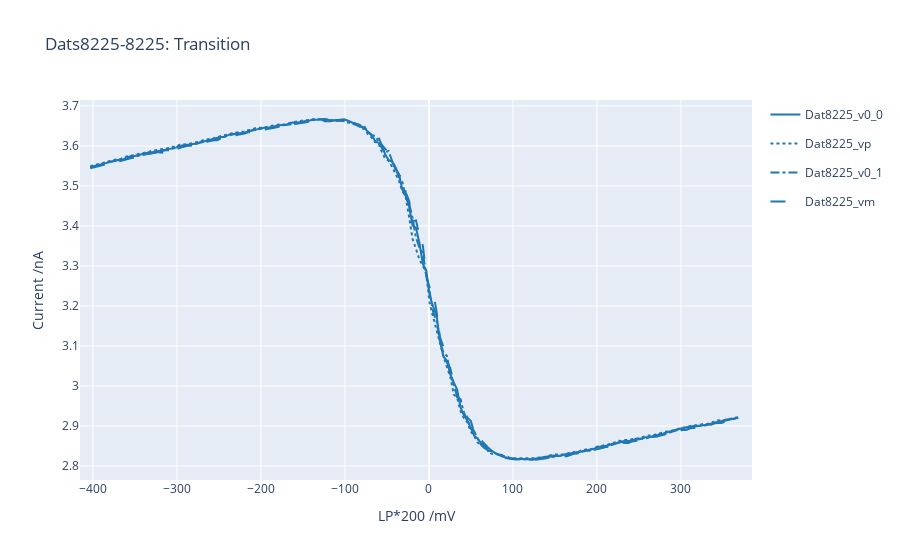
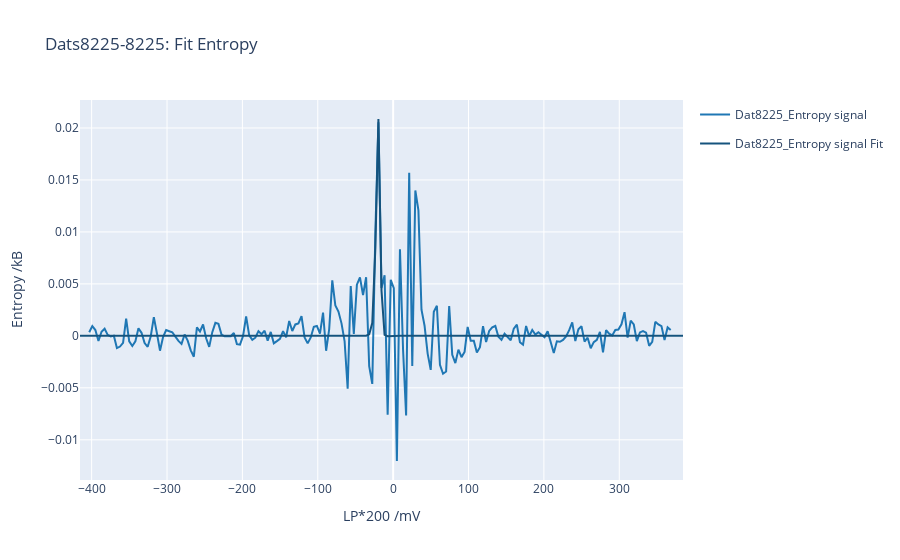
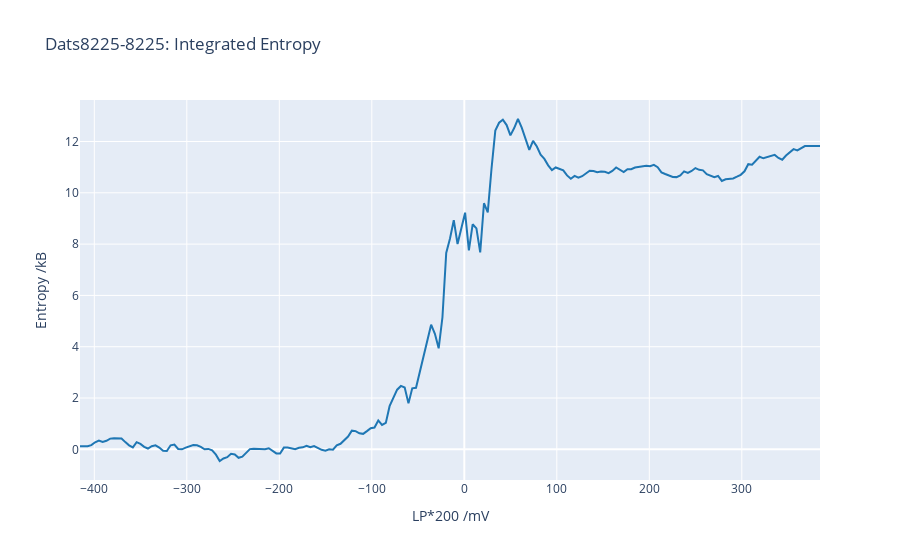
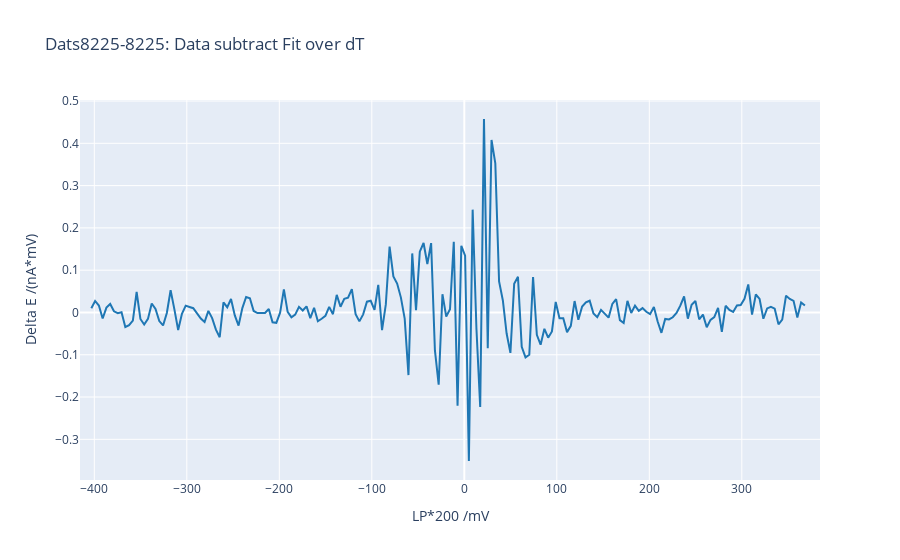

Here is the notebook cell these charts were saved with, in order:
### Markdown cell above
# Plot Averages

### Code cell
lims = (None, None)
dd = {dat.datnum: dat for dat in dats}
# start = 4893  #4881
start = 6146
single_dat = False
# ds = [dd[num] for num in [start, start+44, start+44*2]]  # 
a = 0
# ds = [dd[num] for num in [6219+a, 6275+a, 6331+a, 6517+a, 6182+a]]
# ds = [dd[num] for num in [7142, 7138, 7167, 7098, 7106, 7144, 7136, 7155, 7222, 7185]]
# ds = [dd[num] for num in [7163, 7128, 7124, 7185]]
# ds = [dd[num] for num in [7338, 7338+23, 7338+23*2]]
# ds = [dd[num] for num in [7078, 7157, 7173, 7185]]  # 4 points that I'm getting better data for Josh talk for
# ds = [dd[num] for num in [8236, 8286, 8337]]
# ds = [dd[num] for num in np.arange(start, start+10, 2)]
# ds = [dd[num] for num in list(range(8073, 8073+6*4+1, 4))]
ds = [dd[num] for num in [8225]]
# ds = dats
# ds = [dat for dat in dats if 0.85 < dat.Other.EA_values.int_dS < 0.95]
# ds = [dd[num] for num in np.arange(start, start+37, 4)]  # RCB
# ds = [dd[num] for num in np.arange(start, start+281, 40)]  # field
# ds = [dd[num] for num in np.arange(start, start+41, 8)]  # hqpc

additional_data = [
    dict(name='LCSS', func=lambda dat: dat.Logs.fds['LCSS'], precision='.1f'),
    dict(name='LCB',  func=lambda dat: dat.Logs.fds['LCB'], precision='.1f'),
    dict(name='LCT',  func=lambda dat: get_real_lct(dat), precision='.1f'),
    dict(name='LP*2',  func=lambda dat: dat.Logs.fds['LP*2'], precision='.1f'),
    dict(name='Bias',  func=lambda dat: dat.AWG.AWs[0][0][1], precision='.0f', units='mV'),
    dict(name='dT',  func=lambda dat: dat.Other.EA_values.dT, precision='.2f', units='mV'),
    dict(name='dS',  func=lambda dat: dat.Other.EA_values.dS, precision='.1f', units='kB'),
    dict(name='int_dS',  func=lambda dat: dat.Other.EA_values.int_dS, precision='.1f', units='kB'),
]

get_additional_data, additional_hover_template = additional_data_dict_converter(additional_data)
additional_hover_template = '<br>'.join(('<extra>%{fullData.name}', additional_hover_template, '</extra>'))


figt = EA.Plots.waterfall(ds[lims[0]:lims[1]], which='transition', mode='lines', add_fits=False, shift_per=0.0, get_additional_data=get_additional_data, additional_hover_template=additional_hover_template, single_dat=single_dat)
fige = EA.Plots.waterfall(ds[lims[0]:lims[1]], which='entropy', mode='lines', add_fits=True, shift_per=0.00, get_additional_data=get_additional_data, additional_hover_template=additional_hover_template, single_dat=single_dat)
figi = EA.Plots.waterfall(ds[lims[0]:lims[1]], which='integrated', mode='lines', add_fits=False, shift_per=0.0, get_additional_data=get_additional_data, additional_hover_template=additional_hover_template, single_dat=single_dat)
figdmf = EA.Plots.waterfall(ds[lims[0]:lims[1]], which='data_minus_fit_scaled', mode='lines', add_fits=False, shift_per=0.00, get_additional_data=get_additional_data, additional_hover_template=additional_hover_template, single_dat=single_dat)
figs = (figt, fige, figi, figdmf)
# figs = [figi]
for fig in figs:
    title = fig.layout.title.text
    field = ds[0].Logs.magy.field
    bias = ds[0].AWG.AWs[0][0][1]/10
#     fig.update_layout(title=title+f'<br>Field={field:.0f}mT, HQPC Bias={bias:.1f}nA')

for fig in figs:
    fig.show()

### Figure 1 — Plotly figure (JSON) as saved in the notebook; plotly's stock layout.template omitted (floating-point values rounded to 4 significant figures; data arrays with more than 128 entries replaced by an {"elided": "..."} marker saying what was removed)
{"data": [{"customdata": {"elided": "197x9 float values"}, "hovertemplate": "Datnum: %{customdata[0]}<br>LP*200 /mV: %{x:.3f}<br>Current /nA: %{y:.3f}<br><extra>%{fullData.name}<br>LCSS=%{customdata[1]:.1f}mV<br>LCB=%{customdata[2]:.1f}mV<br>LCT=%{customdata[3]:.1f}mV<br>LP*2=%{customdata[4]:.1f}mV<br>Bias=%{customdata[5]:.0f}mV<br>dT=%{customdata[6]:.2f}mV<br>dS=%{customdata[7]:.1f}kB<br>int_dS=%{customdata[8]:.1f}kB<br></extra>", "legendgroup": "Dat8225_v0_0", "line": {"color": "rgb(31, 119, 180)", "dash": "solid"}, "mode": "lines", "name": "Dat8225_v0_0", "type": "scatter", "x": {"elided": "197 float values"}, "y": {"elided": "197 float values"}}, {"customdata": {"elided": "197x9 float values"}, "hovertemplate": "Datnum: %{customdata[0]}<br>LP*200 /mV: %{x:.3f}<br>Current /nA: %{y:.3f}<br><extra>%{fullData.name}<br>LCSS=%{customdata[1]:.1f}mV<br>LCB=%{customdata[2]:.1f}mV<br>LCT=%{customdata[3]:.1f}mV<br>LP*2=%{customdata[4]:.1f}mV<br>Bias=%{customdata[5]:.0f}mV<br>dT=%{customdata[6]:.2f}mV<br>dS=%{customdata[7]:.1f}kB<br>int_dS=%{customdata[8]:.1f}kB<br></extra>", "legendgroup": "Dat8225_vp", "line": {"color": "rgb(31, 119, 180)", "dash": "dot"}, "mode": "lines", "name": "Dat8225_vp", "type": "scatter", "x": {"elided": "197 float values"}, "y": {"elided": "197 float values"}}, {"customdata": {"elided": "197x9 float values"}, "hovertemplate": "Datnum: %{customdata[0]}<br>LP*200 /mV: %{x:.3f}<br>Current /nA: %{y:.3f}<br><extra>%{fullData.name}<br>LCSS=%{customdata[1]:.1f}mV<br>LCB=%{customdata[2]:.1f}mV<br>LCT=%{customdata[3]:.1f}mV<br>LP*2=%{customdata[4]:.1f}mV<br>Bias=%{customdata[5]:.0f}mV<br>dT=%{customdata[6]:.2f}mV<br>dS=%{customdata[7]:.1f}kB<br>int_dS=%{customdata[8]:.1f}kB<br></extra>", "legendgroup": "Dat8225_v0_1", "line": {"color": "rgb(31, 119, 180)", "dash": "dashdot"}, "mode": "lines", "name": "Dat8225_v0_1", "type": "scatter", "x": {"elided": "197 float values"}, "y": {"elided": "197 float values"}}, {"customdata": {"elided": "197x9 float values"}, "hovertemplate": "Datnum: %{customdata[0]}<br>LP*200 /mV: %{x:.3f}<br>Current /nA: %{y:.3f}<br><extra>%{fullData.name}<br>LCSS=%{customdata[1]:.1f}mV<br>LCB=%{customdata[2]:.1f}mV<br>LCT=%{customdata[3]:.1f}mV<br>LP*2=%{customdata[4]:.1f}mV<br>Bias=%{customdata[5]:.0f}mV<br>dT=%{customdata[6]:.2f}mV<br>dS=%{customdata[7]:.1f}kB<br>int_dS=%{customdata[8]:.1f}kB<br></extra>", "legendgroup": "Dat8225_vm", "line": {"color": "rgb(31, 119, 180)", "dash": "longdash"}, "mode": "lines", "name": "Dat8225_vm", "type": "scatter", "x": {"elided": "197 float values"}, "y": {"elided": "197 float values"}}], "layout": {"autosize": true, "title": {"text": "Dats8225-8225: Transition"}, "xaxis": {"autorange": true, "range": [-415.5, 384.5], "title": {"text": "LP*200 /mV"}, "type": "linear"}, "yaxis": {"autorange": true, "range": [2.765, 3.715], "title": {"text": "Current /nA"}, "type": "linear"}}}

### Figure 2 — Plotly figure (JSON) as saved in the notebook; plotly's stock layout.template omitted (floating-point values rounded to 4 significant figures; data arrays with more than 128 entries replaced by an {"elided": "..."} marker saying what was removed)
{"data": [{"customdata": {"elided": "197x9 float values"}, "hovertemplate": "Datnum: %{customdata[0]}<br>LP*200 /mV: %{x:.3f}<br>Entropy /kB: %{y:.3f}<br><extra>%{fullData.name}<br>LCSS=%{customdata[1]:.1f}mV<br>LCB=%{customdata[2]:.1f}mV<br>LCT=%{customdata[3]:.1f}mV<br>LP*2=%{customdata[4]:.1f}mV<br>Bias=%{customdata[5]:.0f}mV<br>dT=%{customdata[6]:.2f}mV<br>dS=%{customdata[7]:.1f}kB<br>int_dS=%{customdata[8]:.1f}kB<br></extra>", "legendgroup": "Dat8225_Entropy signal", "line": {"color": "rgb(31, 119, 180)", "dash": "solid"}, "mode": "lines", "name": "Dat8225_Entropy signal", "type": "scatter", "x": {"elided": "197 float values"}, "y": {"elided": "197 float values"}}, {"legendgroup": "Dat8225", "line": {"color": "rgba(21,83,125,1)"}, "mode": "lines", "name": "Dat8225_Entropy signal Fit", "type": "scatter", "x": {"elided": "197 float values"}, "y": {"elided": "197 float values"}}], "layout": {"autosize": true, "title": {"text": "Dats8225-8225: Fit Entropy"}, "xaxis": {"autorange": true, "range": [-415.5, 384.5], "title": {"text": "LP*200 /mV"}, "type": "linear"}, "yaxis": {"autorange": true, "range": [-0.01387, 0.02269], "title": {"text": "Entropy /kB"}, "type": "linear"}}}

### Figure 3 — Plotly figure (JSON) as saved in the notebook; plotly's stock layout.template omitted (floating-point values rounded to 4 significant figures; data arrays with more than 128 entries replaced by an {"elided": "..."} marker saying what was removed)
{"data": [{"customdata": {"elided": "197x9 float values"}, "hovertemplate": "Datnum: %{customdata[0]}<br>LP*200 /mV: %{x:.3f}<br>Entropy /kB: %{y:.3f}<br><extra>%{fullData.name}<br>LCSS=%{customdata[1]:.1f}mV<br>LCB=%{customdata[2]:.1f}mV<br>LCT=%{customdata[3]:.1f}mV<br>LP*2=%{customdata[4]:.1f}mV<br>Bias=%{customdata[5]:.0f}mV<br>dT=%{customdata[6]:.2f}mV<br>dS=%{customdata[7]:.1f}kB<br>int_dS=%{customdata[8]:.1f}kB<br></extra>", "legendgroup": "Dat8225_Integrated Signal", "line": {"color": "rgb(31, 119, 180)", "dash": "solid"}, "mode": "lines", "name": "Dat8225_Integrated Signal", "type": "scatter", "x": {"elided": "197 float values"}, "y": {"elided": "197 float values"}}], "layout": {"autosize": true, "title": {"text": "Dats8225-8225: Integrated Entropy"}, "xaxis": {"autorange": true, "range": [-415.5, 384.5], "title": {"text": "LP*200 /mV"}, "type": "linear"}, "yaxis": {"autorange": true, "range": [-1.196, 13.62], "title": {"text": "Entropy /kB"}, "type": "linear"}}}

### Figure 4 — Plotly figure (JSON) as saved in the notebook; plotly's stock layout.template omitted (floating-point values rounded to 4 significant figures; data arrays with more than 128 entries replaced by an {"elided": "..."} marker saying what was removed)
{"data": [{"customdata": {"elided": "197x9 float values"}, "hovertemplate": "Datnum: %{customdata[0]}<br>LP*200 /mV: %{x:.3f}<br>Delta E /(nA*mV): %{y:.3f}<br><extra>%{fullData.name}<br>LCSS=%{customdata[1]:.1f}mV<br>LCB=%{customdata[2]:.1f}mV<br>LCT=%{customdata[3]:.1f}mV<br>LP*2=%{customdata[4]:.1f}mV<br>Bias=%{customdata[5]:.0f}mV<br>dT=%{customdata[6]:.2f}mV<br>dS=%{customdata[7]:.1f}kB<br>int_dS=%{customdata[8]:.1f}kB<br></extra>", "legendgroup": "Dat8225_Data minus fit/dT", "line": {"color": "rgb(31, 119, 180)", "dash": "solid"}, "mode": "lines", "name": "Dat8225_Data minus fit/dT", "type": "scatter", "x": {"elided": "197 float values"}, "y": {"elided": "197 float values"}}], "layout": {"autosize": true, "title": {"text": "Dats8225-8225: Data subtract Fit over dT"}, "xaxis": {"autorange": true, "range": [-415.5, 384.5], "title": {"text": "LP*200 /mV"}, "type": "linear"}, "yaxis": {"autorange": true, "range": [-0.3962, 0.5024], "title": {"text": "Delta E /(nA*mV)"}, "type": "linear"}}}
